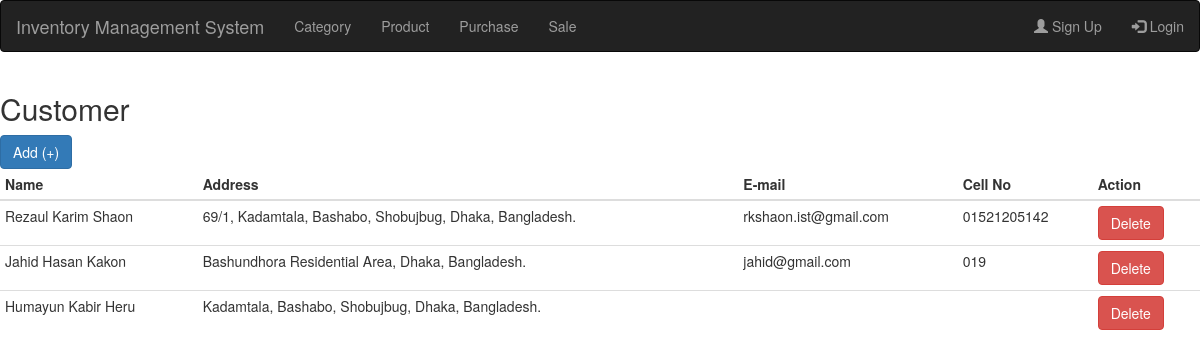
Page /user/customer on the earlier database version.
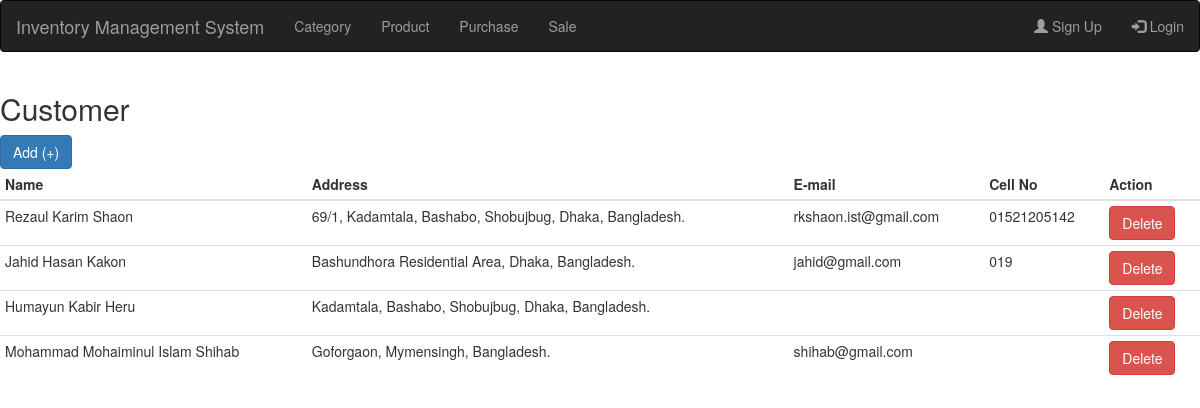
Same page on the later database version.
### ims_user/models.py (models this page shows, shortened)
class Customer(models.Model):
    name = models.CharField(max_length=200, blank=False, null=False)
    address = models.TextField(blank=True, null=True)
    email = models.EmailField(blank=True, null=True)
    cell = models.CharField(max_length=500, null=True, blank=True)
    is_deleted = models.BooleanField(default=False)
    added_date_time = models.DateTimeField(auto_now_add=True)

### ims_user/views.py (the view)
# urls.py: path('customer', views.customer_list, name='customer_list'),
def customer_list(request):
    customers = Customer.objects.all()
    context = {
        'customers': customers,
    }
    return render(request, 'customer_list.html', context)

### templates/customer_list.html
{% load static %}
{% include 'base.html' %}
{% block body %}
<h2>Customer</h2>
<a class="btn btn-primary" href="{% url 'customer_add' %}">Add (+)</a>
<table class="table table-condensed">
    <thead>
        <tr>
            <th>Name</th>
            <th>Address</th>
            <th>E-mail</th>
            <th>Cell No</th>
            <th>Action</th>
        </tr>
    </thead>
    <tbody>
        {% for customer in customers %}
        <tr>
            <td>{{ customer.name }}</td>
            <td>{{ customer.address }}</td>
            <td>{{ customer.email }}</td>
            <td>{{ customer.cell }}</td>
            <td><button type="button" class="btn btn-danger">Delete</button></td>
        </tr>
        {% endfor %}
    </tbody>
</table>
{% endblock %}

Differences in the rows shown:
added Customer: name "Mohammad Mohaiminul Islam Shihab", address "Goforgaon, Mymensingh, Bangladesh.", email "shihab@gmail.com"
